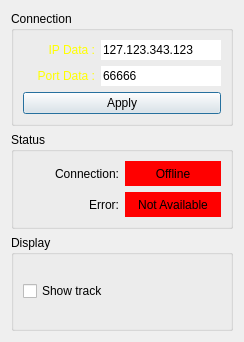
<?xml version="1.0" encoding="UTF-8"?>
<ui version="4.0">
 <class>DialogADSB</class>
 <widget class="QDialog" name="DialogADSB">
  <property name="geometry">
   <rect>
    <x>0</x>
    <y>0</y>
    <width>240</width>
    <height>342</height>
   </rect>
  </property>
  <property name="windowTitle">
   <string>ADS-B Settings</string>
  </property>
  <layout class="QGridLayout" name="gridLayout">
   <item row="0" column="0">
    <widget class="QGroupBox" name="groupBox">
     <property name="title">
      <string>Connection</string>
     </property>
     <layout class="QVBoxLayout" name="verticalLayout">
      <item>
       <layout class="QHBoxLayout" name="horizontalLayout">
        <item>
         <widget class="QLabel" name="label_6">
          <property name="minimumSize">
           <size>
            <width>72</width>
            <height>0</height>
           </size>
          </property>
          <property name="layoutDirection">
           <enum>Qt::LeftToRight</enum>
          </property>
          <property name="styleSheet">
           <string notr="true">color: rgb(255, 255, 0);</string>
          </property>
          <property name="text">
           <string>IP Data :</string>
          </property>
          <property name="alignment">
           <set>Qt::AlignRight|Qt::AlignTrailing|Qt::AlignVCenter</set>
          </property>
         </widget>
        </item>
        <item>
         <widget class="QLineEdit" name="lineEditIPData">
          <property name="minimumSize">
           <size>
            <width>120</width>
            <height>0</height>
           </size>
          </property>
          <property name="maximumSize">
           <size>
            <width>120</width>
            <height>16777215</height>
           </size>
          </property>
          <property name="inputMask">
           <string>000.000.000.000</string>
          </property>
          <property name="text">
           <string>127.123.343.123</string>
          </property>
          <property name="maxLength">
           <number>15</number>
          </property>
          <property name="frame">
           <bool>false</bool>
          </property>
         </widget>
        </item>
       </layout>
      </item>
      <item>
       <layout class="QHBoxLayout" name="horizontalLayout_2">
        <item>
         <widget class="QLabel" name="label_7">
          <property name="minimumSize">
           <size>
            <width>72</width>
            <height>0</height>
           </size>
          </property>
          <property name="styleSheet">
           <string notr="true">color: rgb(255, 255, 0);</string>
          </property>
          <property name="text">
           <string>Port Data :</string>
          </property>
          <property name="alignment">
           <set>Qt::AlignRight|Qt::AlignTrailing|Qt::AlignVCenter</set>
          </property>
         </widget>
        </item>
        <item>
         <widget class="QLineEdit" name="lineEditPortData">
          <property name="minimumSize">
           <size>
            <width>120</width>
            <height>0</height>
           </size>
          </property>
          <property name="maximumSize">
           <size>
            <width>120</width>
            <height>16777215</height>
           </size>
          </property>
          <property name="text">
           <string>66666</string>
          </property>
          <property name="maxLength">
           <number>5</number>
          </property>
          <property name="frame">
           <bool>false</bool>
          </property>
         </widget>
        </item>
       </layout>
      </item>
      <item>
       <widget class="QPushButton" name="pushButtonApply">
        <property name="enabled">
         <bool>true</bool>
        </property>
        <property name="styleSheet">
         <string notr="true"/>
        </property>
        <property name="text">
         <string>Apply</string>
        </property>
       </widget>
      </item>
     </layout>
    </widget>
   </item>
   <item row="1" column="0">
    <widget class="QGroupBox" name="groupBox_2">
     <property name="title">
      <string>Status</string>
     </property>
     <layout class="QVBoxLayout" name="verticalLayout_2">
      <item>
       <layout class="QHBoxLayout" name="horizontalLayout_3">
        <item>
         <widget class="QLabel" name="label">
          <property name="text">
           <string>Connection:</string>
          </property>
          <property name="alignment">
           <set>Qt::AlignRight|Qt::AlignTrailing|Qt::AlignVCenter</set>
          </property>
         </widget>
        </item>
        <item>
         <widget class="QLabel" name="labelConnection">
          <property name="styleSheet">
           <string notr="true">background-color: rgb(255,0,0);</string>
          </property>
          <property name="text">
           <string>Offline</string>
          </property>
          <property name="alignment">
           <set>Qt::AlignCenter</set>
          </property>
         </widget>
        </item>
       </layout>
      </item>
      <item>
       <layout class="QHBoxLayout" name="horizontalLayout_4">
        <item>
         <widget class="QLabel" name="label_3">
          <property name="text">
           <string>Error:</string>
          </property>
          <property name="alignment">
           <set>Qt::AlignRight|Qt::AlignTrailing|Qt::AlignVCenter</set>
          </property>
         </widget>
        </item>
        <item>
         <widget class="QLabel" name="labelError">
          <property name="styleSheet">
           <string notr="true">background-color: rgb(255,0,0);</string>
          </property>
          <property name="text">
           <string>Not Available</string>
          </property>
          <property name="alignment">
           <set>Qt::AlignCenter</set>
          </property>
         </widget>
        </item>
       </layout>
      </item>
     </layout>
    </widget>
   </item>
   <item row="2" column="0">
    <widget class="QGroupBox" name="groupBox_3">
     <property name="title">
      <string>Display</string>
     </property>
     <layout class="QVBoxLayout" name="verticalLayout_3">
      <item>
       <widget class="QCheckBox" name="checkBoxShowTrack">
        <property name="text">
         <string>Show track</string>
        </property>
       </widget>
      </item>
     </layout>
    </widget>
   </item>
  </layout>
 </widget>
 <resources/>
 <connections/>
</ui>
